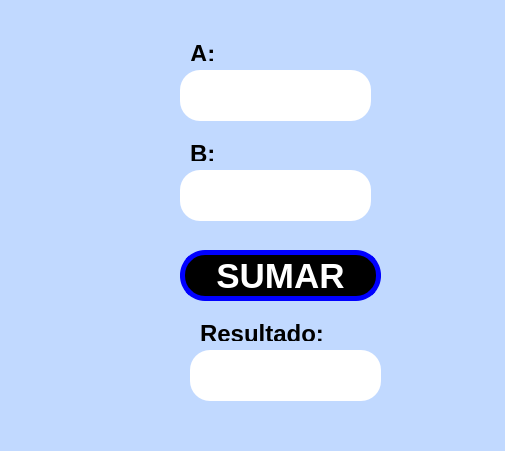
<?xml version="1.0" encoding="UTF-8"?>
<ui version="4.0">
 <class>MainWindow</class>
 <widget class="QMainWindow" name="MainWindow">
  <property name="geometry">
   <rect>
    <x>0</x>
    <y>0</y>
    <width>505</width>
    <height>451</height>
   </rect>
  </property>
  <property name="font">
   <font>
    <pointsize>17</pointsize>
   </font>
  </property>
  <property name="windowTitle">
   <string>MainWindow</string>
  </property>
  <property name="styleSheet">
   <string notr="true">background-color: rgb(193, 217, 255);</string>
  </property>
  <widget class="QWidget" name="centralwidget">
   <widget class="QPushButton" name="btn_sumar">
    <property name="geometry">
     <rect>
      <x>180</x>
      <y>250</y>
      <width>201</width>
      <height>51</height>
     </rect>
    </property>
    <property name="font">
     <font>
      <pointsize>26</pointsize>
      <bold>true</bold>
     </font>
    </property>
    <property name="styleSheet">
     <string notr="true">background-color: rgb(0, 0, 0);
color: rgb(255, 255, 255);
border-radius:25px;
border: 5px solid blue;</string>
    </property>
    <property name="text">
     <string>SUMAR</string>
    </property>
   </widget>
   <widget class="QLineEdit" name="txt_A">
    <property name="geometry">
     <rect>
      <x>180</x>
      <y>70</y>
      <width>191</width>
      <height>51</height>
     </rect>
    </property>
    <property name="font">
     <font>
      <pointsize>25</pointsize>
      <bold>true</bold>
     </font>
    </property>
    <property name="styleSheet">
     <string notr="true">border-radius:20px;
background-color: rgb(255, 255, 255);</string>
    </property>
    <property name="text">
     <string/>
    </property>
    <property name="alignment">
     <set>Qt::AlignCenter</set>
    </property>
   </widget>
   <widget class="QLabel" name="label">
    <property name="geometry">
     <rect>
      <x>190</x>
      <y>40</y>
      <width>131</width>
      <height>21</height>
     </rect>
    </property>
    <property name="text">
     <string>&lt;html&gt;&lt;head/&gt;&lt;body&gt;&lt;p&gt;&lt;span style=&quot; font-size:18pt; font-weight:700;&quot;&gt;A:&lt;/span&gt;&lt;/p&gt;&lt;/body&gt;&lt;/html&gt;</string>
    </property>
   </widget>
   <widget class="QLabel" name="label_2">
    <property name="geometry">
     <rect>
      <x>190</x>
      <y>140</y>
      <width>131</width>
      <height>21</height>
     </rect>
    </property>
    <property name="text">
     <string>&lt;html&gt;&lt;head/&gt;&lt;body&gt;&lt;p&gt;&lt;span style=&quot; font-size:18pt; font-weight:700;&quot;&gt;B:&lt;/span&gt;&lt;/p&gt;&lt;/body&gt;&lt;/html&gt;</string>
    </property>
   </widget>
   <widget class="QLineEdit" name="txt_B">
    <property name="geometry">
     <rect>
      <x>180</x>
      <y>170</y>
      <width>191</width>
      <height>51</height>
     </rect>
    </property>
    <property name="font">
     <font>
      <pointsize>25</pointsize>
      <bold>true</bold>
     </font>
    </property>
    <property name="styleSheet">
     <string notr="true">border-radius:20px;
background-color: rgb(255, 255, 255);</string>
    </property>
    <property name="text">
     <string/>
    </property>
    <property name="alignment">
     <set>Qt::AlignCenter</set>
    </property>
   </widget>
   <widget class="QLineEdit" name="txt_resultado">
    <property name="geometry">
     <rect>
      <x>190</x>
      <y>350</y>
      <width>191</width>
      <height>51</height>
     </rect>
    </property>
    <property name="font">
     <font>
      <pointsize>25</pointsize>
      <bold>true</bold>
     </font>
    </property>
    <property name="styleSheet">
     <string notr="true">border-radius:20px;
background-color: rgb(255, 255, 255);</string>
    </property>
    <property name="text">
     <string/>
    </property>
    <property name="alignment">
     <set>Qt::AlignCenter</set>
    </property>
   </widget>
   <widget class="QLabel" name="label_3">
    <property name="geometry">
     <rect>
      <x>200</x>
      <y>320</y>
      <width>131</width>
      <height>21</height>
     </rect>
    </property>
    <property name="text">
     <string>&lt;html&gt;&lt;head/&gt;&lt;body&gt;&lt;p&gt;&lt;span style=&quot; font-size:18pt; font-weight:700;&quot;&gt;Resultado:&lt;/span&gt;&lt;/p&gt;&lt;/body&gt;&lt;/html&gt;</string>
    </property>
   </widget>
  </widget>
  <widget class="QMenuBar" name="menubar">
   <property name="geometry">
    <rect>
     <x>0</x>
     <y>0</y>
     <width>505</width>
     <height>24</height>
    </rect>
   </property>
  </widget>
  <widget class="QStatusBar" name="statusbar"/>
 </widget>
 <resources/>
 <connections/>
</ui>
